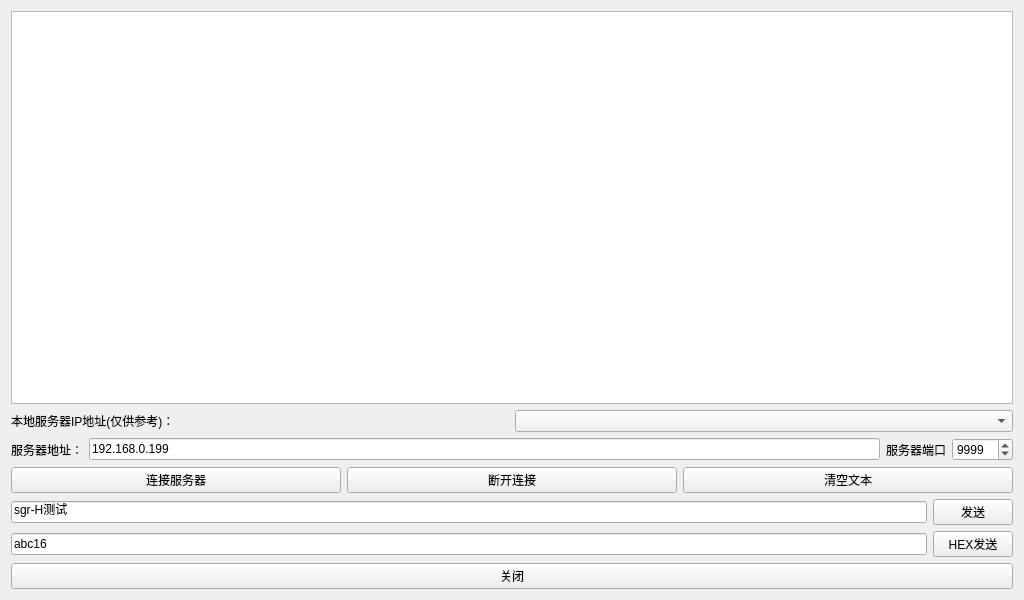
<?xml version="1.0" encoding="UTF-8"?>
<ui version="4.0">
 <class>TcpClient</class>
 <widget class="QWidget" name="TcpClient">
  <property name="geometry">
   <rect>
    <x>0</x>
    <y>0</y>
    <width>1024</width>
    <height>600</height>
   </rect>
  </property>
  <property name="windowTitle">
   <string>Form</string>
  </property>
  <layout class="QVBoxLayout" name="verticalLayout">
   <item>
    <widget class="QTextBrowser" name="textBrowser"/>
   </item>
   <item>
    <layout class="QHBoxLayout" name="horizontalLayout_4">
     <item>
      <widget class="QLabel" name="label">
       <property name="text">
        <string>本地服务器IP地址(仅供参考)：</string>
       </property>
      </widget>
     </item>
     <item>
      <widget class="QComboBox" name="comboBox"/>
     </item>
    </layout>
   </item>
   <item>
    <layout class="QHBoxLayout" name="horizontalLayout_3">
     <item>
      <layout class="QHBoxLayout" name="horizontalLayout">
       <item>
        <widget class="QLabel" name="label_2">
         <property name="text">
          <string>服务器地址：</string>
         </property>
        </widget>
       </item>
       <item>
        <widget class="QLineEdit" name="lineEdit">
         <property name="text">
          <string>192.168.0.199</string>
         </property>
        </widget>
       </item>
      </layout>
     </item>
     <item>
      <layout class="QHBoxLayout" name="horizontalLayout_2">
       <item>
        <widget class="QLabel" name="label_3">
         <property name="text">
          <string>服务器端口</string>
         </property>
        </widget>
       </item>
       <item>
        <widget class="QSpinBox" name="spinBox">
         <property name="maximum">
          <number>99999</number>
         </property>
         <property name="value">
          <number>9999</number>
         </property>
        </widget>
       </item>
      </layout>
     </item>
    </layout>
   </item>
   <item>
    <layout class="QHBoxLayout" name="horizontalLayout_5">
     <item>
      <widget class="QPushButton" name="pushButton">
       <property name="text">
        <string>连接服务器</string>
       </property>
      </widget>
     </item>
     <item>
      <widget class="QPushButton" name="pushButton_2">
       <property name="text">
        <string>断开连接</string>
       </property>
      </widget>
     </item>
     <item>
      <widget class="QPushButton" name="pushButton_3">
       <property name="text">
        <string>清空文本</string>
       </property>
      </widget>
     </item>
    </layout>
   </item>
   <item>
    <layout class="QHBoxLayout" name="horizontalLayout_6">
     <item>
      <widget class="QLineEdit" name="lineEdit_2">
       <property name="text">
        <string>sgr-H测试</string>
       </property>
      </widget>
     </item>
     <item>
      <widget class="QPushButton" name="pushButton_4">
       <property name="text">
        <string>发送</string>
       </property>
      </widget>
     </item>
    </layout>
   </item>
   <item>
    <layout class="QHBoxLayout" name="horizontalLayout_7">
     <item>
      <widget class="QLineEdit" name="lineEdit_3">
       <property name="text">
        <string>abc16</string>
       </property>
      </widget>
     </item>
     <item>
      <widget class="QPushButton" name="pushButton_5">
       <property name="text">
        <string>HEX发送</string>
       </property>
      </widget>
     </item>
    </layout>
   </item>
   <item>
    <widget class="QPushButton" name="pushButton_6">
     <property name="text">
      <string>关闭</string>
     </property>
    </widget>
   </item>
  </layout>
 </widget>
 <resources/>
 <connections/>
</ui>
